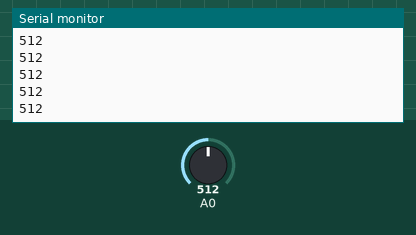
Simulated run of this sketch. Board: Arduino Uno, built with avr-gcc and run on an emulated ATmega328P. Shown: the last lines printed to the serial monitor. Inputs (shaded band) come from the test bench; at power-on: A0 = 512.

Above: at 1.2 s.
1.3 s: A0 set to 716
At 1.8 s:
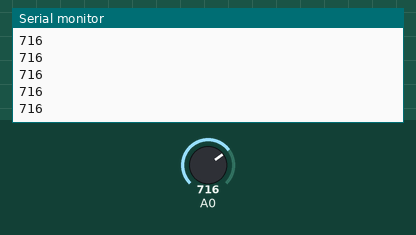
2.8 s: A0 set to 900
At 3.3 s:
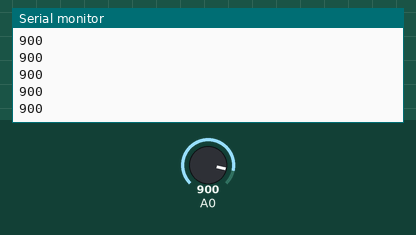
Timing chart, 0 to 5.8 s (numbered marks = the images above; inputs shaded):
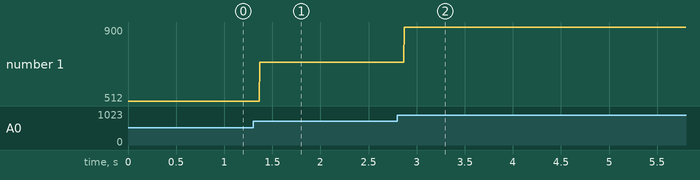

The sketch:

code.ino
```cpp
volatile uint16_t digital_value;

void setup() {
  // Initialize the Serial Monitor at 9600 baud rate
  Serial.begin(9600);

  // Set the ADC input channel to ADC0 and the reference voltage to AVcc
  ADMUX &= ~(1 << MUX0); // Clear the MUX0 bit to set the input channel to ADC0
  ADMUX |= (1 << REFS0);

  // Enable the ADC and set the prescaler to 128
  ADCSRA |= (1 << ADEN) | (1 << ADPS2) | (1 << ADPS1) | (1 << ADPS0);

  // Enable ADC conversion complete interrupt
  ADCSRA |= (1 << ADIE);

  // Enable global interrupts
  sei();

  // Start ADC conversion
  ADCSRA |= (1 << ADSC);
}

// ADC conversion complete interrupt service routine
ISR(ADC_vect) {
  // Read the converted value (10 bits) from ADCL and ADCH registers
  digital_value = (ADCL | (ADCH << 8));

  // Print the digital value to the Serial Monitor
  Serial.println(digital_value);

  // Start next ADC conversion
  ADCSRA |= (1 << ADSC);
}

void loop() {
  // The loop function is left empty as everything is now handled by the ADC interrupt service routine
}
```

Measured:
- after the input at 1.3 s, the serial monitor: prints a new line after 0.07 s (image 1)
- after the input at 2.8 s, the serial monitor: prints a new line after 0.07 s (image 2)
- plotted number 1: 512 → 716 after the input at 1.3 s, 716 → 900 after the input at 2.8 s
